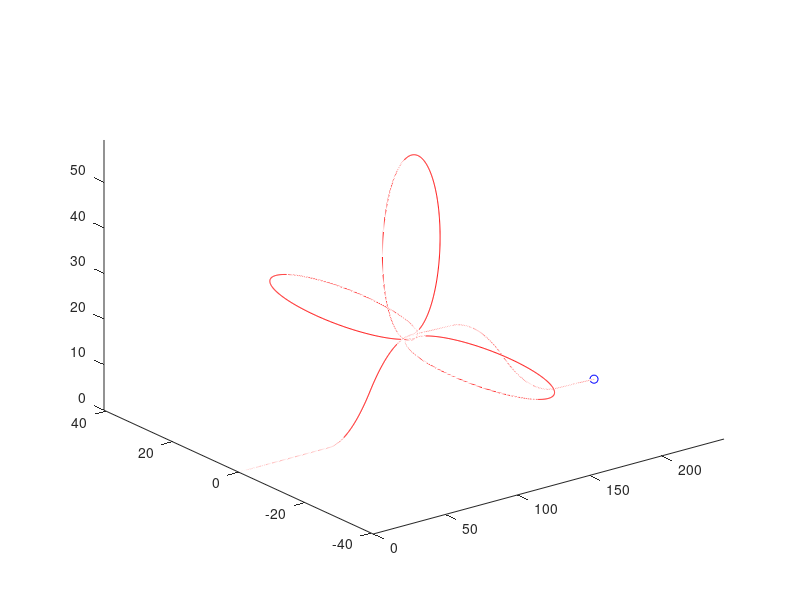
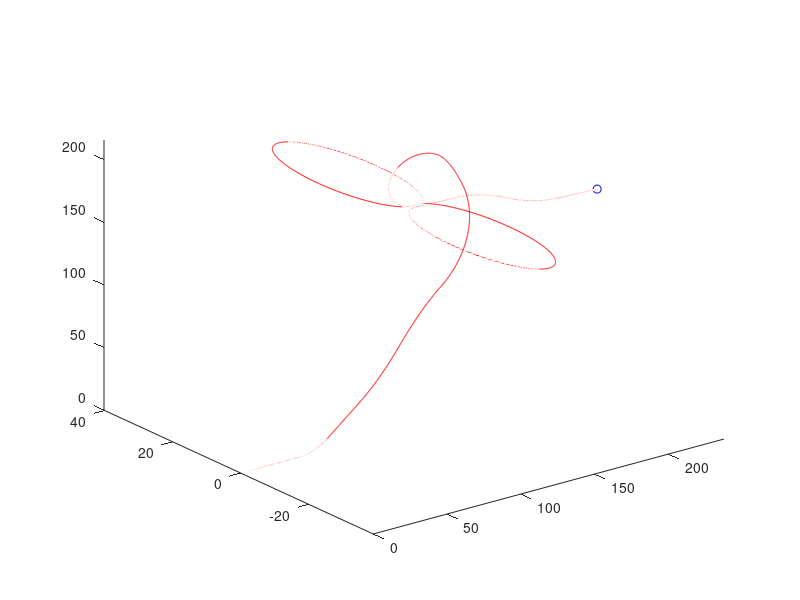

Here is the MATLAB script that generated these plots, in order:
M = csvread('FlyByCmdOut.csv',1,0);
figure
comet3(M(:,2),M(:,3),M(:,4));
M = csvread('FlyPlusOut.csv',1,0);
figure
comet3(M(:,2),M(:,3),M(:,4));
